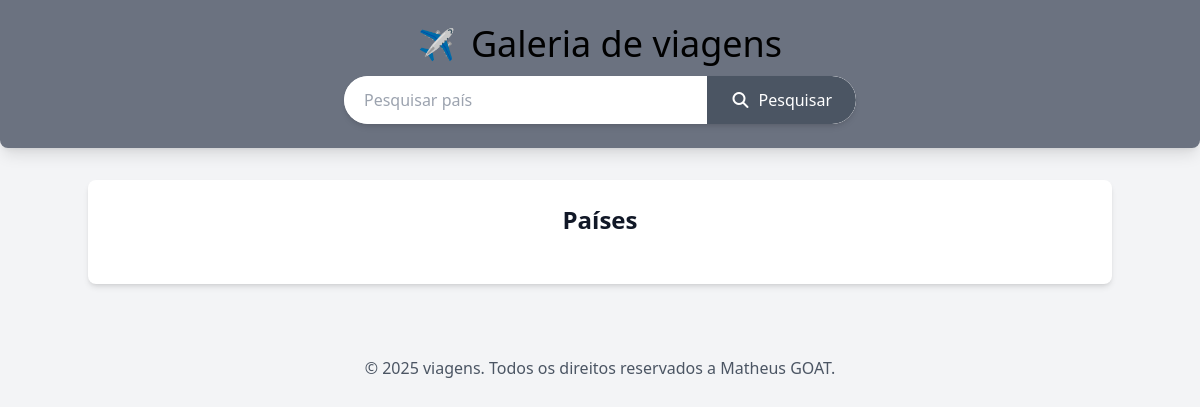
/, run on an earlier commit of the app's database.
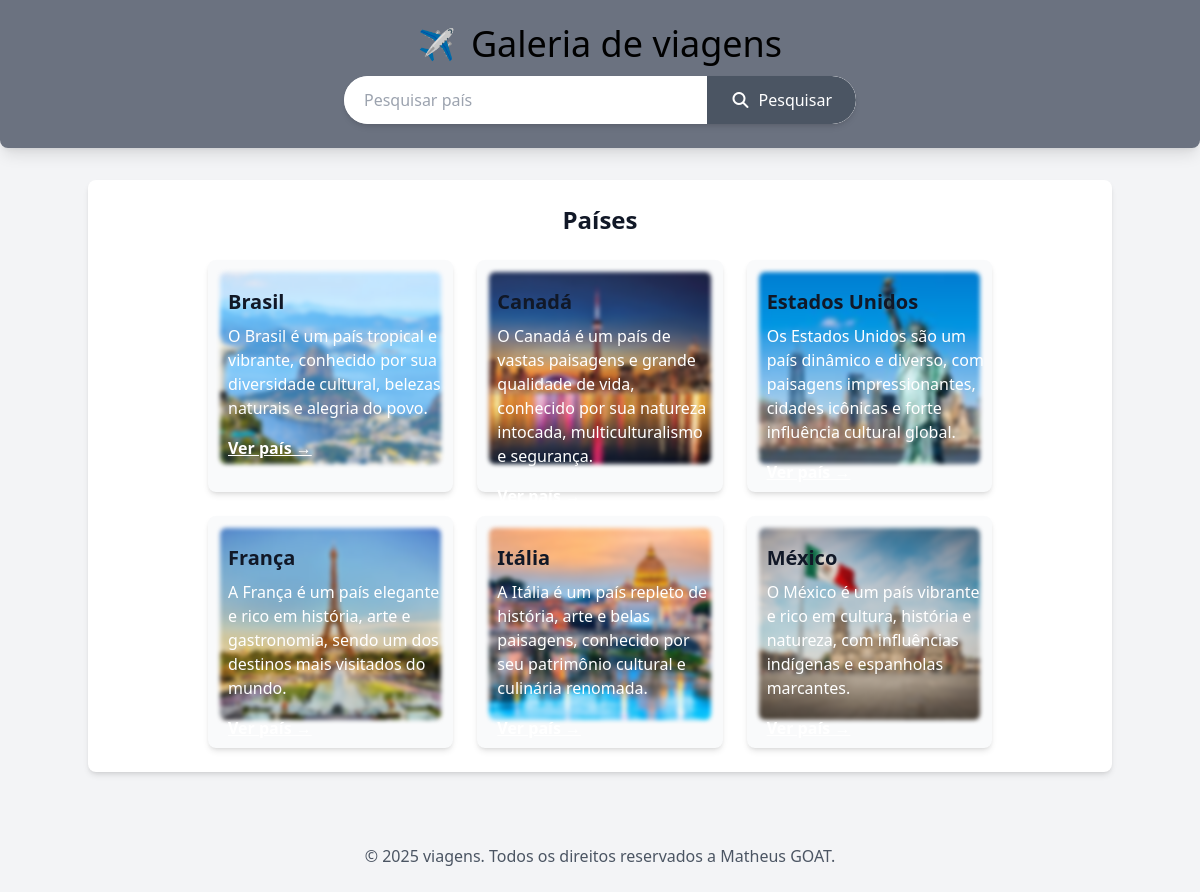
And on a later commit of the database.
### galeria/models.py (models this page shows, shortened)
class Pais(models.Model):
    title = models.CharField(max_length=200)
    description = models.TextField()
    tourism = models.TextField()
    image = models.ImageField(upload_to='galeria/images/', blank=True, null=True)
    created_at = models.DateTimeField(auto_now_add=True)
    updated_at = models.DateTimeField(auto_now=True)
    class Meta:
        verbose_name = "Pais"
        verbose_name_plural = "Paises"
        ordering = ['title']

### galeria/views.py (the view)
# urls.py: path('', views.home, name='home'),
def home(request):
    paises = Pais.objects.all()
    return render(request, "galeria/home.html", {'paises':paises})

### galeria/templates/galeria/home.html (shortened to what this page needs)
    {% extends 'galeria/base.html' %}
    {% block content %}
        <h2 class="text-2xl font-semibold mb-6 text-center">
            Países
        </h2>
        <div class="flex flex-wrap justify-center gap-6">
            {% for pais in paises %}
            <div
                class="w-full relative sm:w-[calc(50%-1.5rem)] lg:w-[calc(33.333%-5rem)] bg-gray-50 p-3 rounded-lg shadow-md hover:shadow-lg transition-shadow duration-300 ease-in-out">
                {% if pais.image %}
                    <img src="{{ pais.image.url }}" alt=""
                    class="w-full h-48 object-cover blur-[2px] rounded-md mb-4">
                {% endif %}
                <div class="absolute top-5 p-2 ">
                    <h3 class="text-xl font-bold mb-2 text-gray-900">{{pais.title}}</h3>
                    <p class="text-white mb-4">{{pais.description}}</p>
                    <a href="{% url 'pais_detail' id=pais.id%}"
                        class="text-white underline hover:text-blue-700 font-semibold">Ver país &rarr;</a>
                </div>
            </div>
            {% endfor %}
        </div>
    {% endblock %}

What changed in the data, as far as the page shows it:
added Pais: image (picture), title "Brasil", description "O Brasil é um país tropical e vibrante, conhecido por sua diversidade cultural, belezas naturais e alegria do povo."
added Pais: image (picture), title "Canadá", description "O Canadá é um país de vastas paisagens e grande qualidade de vida, conhecido por sua natureza intocada, multiculturalismo e segurança."
added Pais: image (picture), title "Estados Unidos", description "Os Estados Unidos são um país dinâmico e diverso, com paisagens impressionantes, cidades icônicas e forte influência cultural global."
added Pais: image (picture), title "França", description "A França é um país elegante e rico em história, arte e gastronomia, sendo um dos destinos mais visitados do mundo."
added Pais: image (picture), title "Itália", description "A Itália é um país repleto de história, arte e belas paisagens, conhecido por seu patrimônio cultural e culinária renomada."
added Pais: image (picture), title "México", description "O México é um país vibrante e rico em cultura, história e natureza, com influências indígenas e espanholas marcantes."
